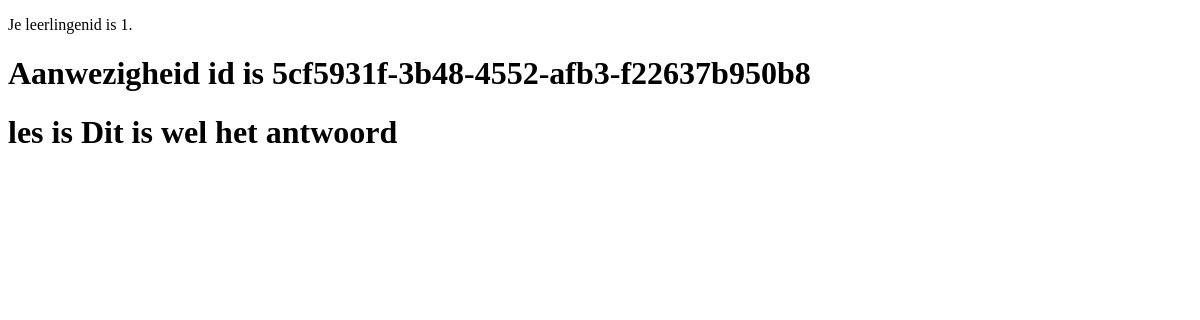
Page /leerling_details/1 on the earlier database version.
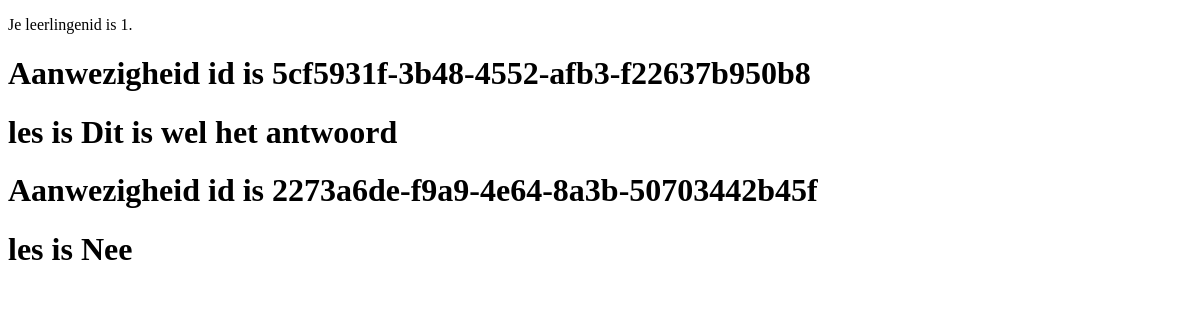
Same page on the later database version.
### tables this page shows
CREATE TABLE "aanwezigheid"
(
    aanwezigheid_id TEXT     not null
        primary key,
    inchecktijd     DATETIME not null,
    les_id          INTEGER  not null
        references les,
    student_id      INTEGER  not null
        references student
, antwoord_vraag TEXT);

### app.py (the view)
@app.route("/leerling_details/<studentid>", methods=["GET", "POST"])
def leerling_details(studentid = None):
    aanwezigheid = dbm.get_aanwezigheid_student(studentid)
    print(studentid)
    return render_template("leerling_details.html", studentid=studentid, aanwezigheid=aanwezigheid)

### lib/tablemodel.py (called while the page is built)
    def get_aanwezigheid_student(self, studentid):
        cursor = sqlite3.connect(self.database_file).cursor()
        cursor.execute(f"SELECT * FROM aanwezigheid, les WHERE student_id is {studentid} and aanwezigheid.les_id = les.les_id ORDER BY les.start_date DESC")
        aanwezigheid = cursor.fetchall()
        return aanwezigheid

### templates/leerling_details.html (shortened to what this page needs)
<!DOCTYPE html>
<html lang="en">
<head>
</head>
<body>
<p>Je leerlingenid is {{ studentid }}.</p>
{% for aanwezigheid in aanwezigheid %}
    <h1> Aanwezigheid id is {{ aanwezigheid[0] }}</h1>
    <h1> les is {{ aanwezigheid[4] }}</h1>
{% endfor %}
</body>
</html>

Differences in the rows shown:
added aanwezigheid: aanwezigheid_id "2273a6de-f9a9-4e64-8a3b-50703442b45f", antwoord_vraag "Nee"
